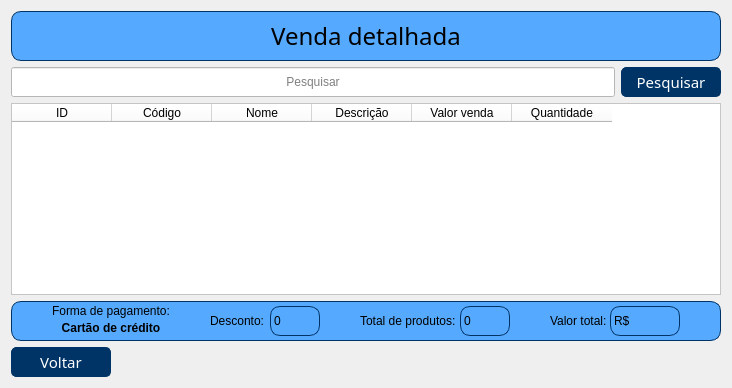
                   <widget class="QWidget" name="page_3">
                    <layout class="QVBoxLayout" name="verticalLayout_38">
                     <item>
                      <widget class="QFrame" name="frame_13">
                       <property name="minimumSize">
                        <size>
                         <width>0</width>
                         <height>50</height>
                        </size>
                       </property>
                       <property name="maximumSize">
                        <size>
                         <width>16777215</width>
                         <height>50</height>
                        </size>
                       </property>
                       <property name="styleSheet">
                        <string notr="true">background-color: rgb(85, 170, 255);
border-width: 1px;
border-color: rgb(0, 51, 102);
border-style: solid;
border-radius: 10px;</string>
                       </property>
                       <property name="frameShape">
                        <enum>QFrame::StyledPanel</enum>
                       </property>
                       <property name="frameShadow">
                        <enum>QFrame::Raised</enum>
                       </property>
                       <layout class="QVBoxLayout" name="verticalLayout_39">
                        <item>
                         <widget class="QLabel" name="label_29">
                          <property name="font">
                           <font>
                            <family>Bell MT</family>
                            <pointsize>18</pointsize>
                           </font>
                          </property>
                          <property name="styleSheet">
                           <string notr="true">border-style: none;
border-radius: 0px;</string>
                          </property>
                          <property name="text">
                           <string>Venda detalhada</string>
                          </property>
                          <property name="alignment">
                           <set>Qt::AlignCenter</set>
                          </property>
                         </widget>
                        </item>
                       </layout>
                      </widget>
                     </item>
                     <item>
                      <layout class="QHBoxLayout" name="horizontalLayout_13">
                       <item>
                        <widget class="QLineEdit" name="entry_pesquisar_4">
                         <property name="minimumSize">
                          <size>
                           <width>0</width>
                           <height>30</height>
                          </size>
                         </property>
                         <property name="styleSheet">
                          <string notr="true">background-color: rgb(255, 255, 255);</string>
                         </property>
                         <property name="alignment">
                          <set>Qt::AlignCenter</set>
                         </property>
                         <property name="placeholderText">
                          <string>Pesquisar</string>
                         </property>
                        </widget>
                       </item>
                       <item>
                        <widget class="QPushButton" name="btn_pesquisar_4">
                         <property name="minimumSize">
                          <size>
                           <width>100</width>
                           <height>30</height>
                          </size>
                         </property>
                         <property name="maximumSize">
                          <size>
                           <width>100</width>
                           <height>30</height>
                          </size>
                         </property>
                         <property name="font">
                          <font>
                           <family>Bell MT</family>
                           <pointsize>11</pointsize>
                          </font>
                         </property>
                         <property name="cursor">
                          <cursorShape>PointingHandCursor</cursorShape>
                         </property>
                         <property name="styleSheet">
                          <string notr="true">QPushButton{
border-style: solid;
selection-color: rgb(255, 0, 0);
border-width: 1px;
border-color: rgb(0, 51, 102);
background-color: rgb(0, 51, 102);
color: rgb(255, 255, 255);
border-radius: 5px;
}

QPushButton:hover{
border-style: solid;
selection-color: rgb(255, 0, 0);
border-width: 1px;
border-color: rgb(0, 51, 102);
background-color: rgb(255, 255, 255);
color: rgb(0, 0, 0);
border-radius: 5px;
}</string>
                         </property>
                         <property name="text">
                          <string>Pesquisar</string>
                         </property>
                        </widget>
                       </item>
                      </layout>
                     </item>
                     <item>
                      <widget class="QTableWidget" name="tb_vendadetalhada">
                       <property name="styleSheet">
                        <string notr="true">background-color: rgb(255, 255, 255);</string>
                       </property>
                       <property name="editTriggers">
                        <set>QAbstractItemView::NoEditTriggers</set>
                       </property>
                       <property name="selectionMode">
                        <enum>QAbstractItemView::SingleSelection</enum>
                       </property>
                       <property name="selectionBehavior">
                        <enum>QAbstractItemView::SelectRows</enum>
                       </property>
                       <column>
                        <property name="text">
                         <string>ID</string>
                        </property>
                       </column>
                       <column>
                        <property name="text">
                         <string>Código</string>
                        </property>
                       </column>
                       <column>
                        <property name="text">
                         <string>Nome</string>
                        </property>
                       </column>
                       <column>
                        <property name="text">
                         <string>Descrição</string>
                        </property>
                       </column>
                       <column>
                        <property name="text">
                         <string>Valor venda</string>
                        </property>
                       </column>
                       <column>
                        <property name="text">
                         <string>Quantidade</string>
                        </property>
                       </column>
                      </widget>
                     </item>
                     <item>
                      <widget class="QFrame" name="frame_15">
                       <property name="minimumSize">
                        <size>
                         <width>0</width>
                         <height>40</height>
                        </size>
                       </property>
                       <property name="maximumSize">
                        <size>
                         <width>16777215</width>
                         <height>40</height>
                        </size>
                       </property>
                       <property name="styleSheet">
                        <string notr="true">background-color: rgb(85, 170, 255);
border-width: 1px;
border-color: rgb(0, 51, 102);
border-style: solid;
border-radius: 10px;</string>
                       </property>
                       <property name="frameShape">
                        <enum>QFrame::StyledPanel</enum>
                       </property>
                       <property name="frameShadow">
                        <enum>QFrame::Raised</enum>
                       </property>
                       <layout class="QHBoxLayout" name="horizontalLayout_18">
                        <property name="spacing">
                         <number>0</number>
                        </property>
                        <property name="leftMargin">
                         <number>0</number>
                        </property>
                        <property name="topMargin">
                         <number>0</number>
                        </property>
                        <property name="rightMargin">
                         <number>0</number>
                        </property>
                        <property name="bottomMargin">
                         <number>0</number>
                        </property>
                        <item>
                         <spacer name="horizontalSpacer_13">
                          <property name="orientation">
                           <enum>Qt::Horizontal</enum>
                          </property>
                          <property name="sizeHint" stdset="0">
                           <size>
                            <width>40</width>
                            <height>20</height>
                           </size>
                          </property>
                         </spacer>
                        </item>
                        <item>
                         <layout class="QVBoxLayout" name="verticalLayout_43">
                          <property name="spacing">
                           <number>0</number>
                          </property>
                          <property name="sizeConstraint">
                           <enum>QLayout::SetMinimumSize</enum>
                          </property>
                          <item alignment="Qt::AlignHCenter|Qt::AlignVCenter">
                           <widget class="QLabel" name="label_32">
                            <property name="styleSheet">
                             <string notr="true">border-style: none;
border-radius: 00px;</string>
                            </property>
                            <property name="text">
                             <string>Forma de pagamento:</string>
                            </property>
                           </widget>
                          </item>
                          <item alignment="Qt::AlignHCenter|Qt::AlignTop">
                           <widget class="QLabel" name="lb_fpagamento_2">
                            <property name="minimumSize">
                             <size>
                              <width>110</width>
                              <height>0</height>
                             </size>
                            </property>
                            <property name="maximumSize">
                             <size>
                              <width>110</width>
                              <height>16777215</height>
                             </size>
                            </property>
                            <property name="font">
                             <font>
                              <weight>75</weight>
                              <bold>true</bold>
                             </font>
                            </property>
                            <property name="styleSheet">
                             <string notr="true">border-style: none;
border-radius: 10px;</string>
                            </property>
                            <property name="text">
                             <string>Cartão de crédito</string>
                            </property>
                            <property name="alignment">
                             <set>Qt::AlignCenter</set>
                            </property>
                           </widget>
                          </item>
                         </layout>
                        </item>
                        <item>
                         <spacer name="horizontalSpacer_14">
                          <property name="orientation">
                           <enum>Qt::Horizontal</enum>
                          </property>
                          <property name="sizeHint" stdset="0">
                           <size>
                            <width>40</width>
                            <height>20</height>
                           </size>
                          </property>
                         </spacer>
                        </item>
                        <item>
                         <widget class="QLabel" name="label_38">
                          <property name="minimumSize">
                           <size>
                            <width>60</width>
                            <height>0</height>
                           </size>
                          </property>
                          <property name="maximumSize">
                           <size>
                            <width>60</width>
                            <height>16777215</height>
                           </size>
                          </property>
                          <property name="styleSheet">
                           <string notr="true">border-style: none;
border-radius: 10px;</string>
                          </property>
                          <property name="text">
                           <string>Desconto:</string>
                          </property>
                         </widget>
                        </item>
                        <item>
                         <widget class="QLabel" name="lb_valordescontovd">
                          <property name="minimumSize">
                           <size>
                            <width>50</width>
                            <height>30</height>
                           </size>
                          </property>
                          <property name="maximumSize">
                           <size>
                            <width>50</width>
                            <height>30</height>
                           </size>
                          </property>
                          <property name="text">
                           <string>0</string>
                          </property>
                         </widget>
                        </item>
                        <item>
                         <spacer name="horizontalSpacer_15">
                          <property name="orientation">
                           <enum>Qt::Horizontal</enum>
                          </property>
                          <property name="sizeHint" stdset="0">
                           <size>
                            <width>40</width>
                            <height>20</height>
                           </size>
                          </property>
                         </spacer>
                        </item>
                        <item>
                         <widget class="QLabel" name="label_40">
                          <property name="minimumSize">
                           <size>
                            <width>100</width>
                            <height>0</height>
                           </size>
                          </property>
                          <property name="maximumSize">
                           <size>
                            <width>60</width>
                            <height>16777215</height>
                           </size>
                          </property>
                          <property name="styleSheet">
                           <string notr="true">border-style: none;
border-radius: 10px;</string>
                          </property>
                          <property name="text">
                           <string>Total de produtos:</string>
                          </property>
                         </widget>
                        </item>
                        <item>
                         <widget class="QLabel" name="lb_valorprodutos_vd">
                          <property name="minimumSize">
                           <size>
                            <width>50</width>
                            <height>30</height>
                           </size>
                          </property>
                          <property name="maximumSize">
                           <size>
                            <width>50</width>
                            <height>30</height>
                           </size>
                          </property>
                          <property name="text">
                           <string>0</string>
                          </property>
                         </widget>
                        </item>
                        <item>
                         <spacer name="horizontalSpacer_16">
                          <property name="orientation">
                           <enum>Qt::Horizontal</enum>
                          </property>
                          <property name="sizeHint" stdset="0">
                           <size>
                            <width>40</width>
                            <height>20</height>
                           </size>
                          </property>
                         </spacer>
                        </item>
                        <item>
                         <widget class="QLabel" name="label_41">
                          <property name="minimumSize">
                           <size>
                            <width>60</width>
                            <height>0</height>
                           </size>
                          </property>
                          <property name="maximumSize">
                           <size>
                            <width>60</width>
                            <height>16777215</height>
                           </size>
                          </property>
                          <property name="styleSheet">
                           <string notr="true">border-style: none;
border-radius: 10px;</string>
                          </property>
                          <property name="text">
                           <string>Valor total:</string>
                          </property>
                         </widget>
                        </item>
                        <item>
                         <widget class="QLabel" name="lb_valortotal_vd">
                          <property name="minimumSize">
                           <size>
                            <width>70</width>
                            <height>30</height>
                           </size>
                          </property>
                          <property name="maximumSize">
                           <size>
                            <width>0</width>
                            <height>30</height>
                           </size>
                          </property>
                          <property name="text">
                           <string>R$</string>
                          </property>
                         </widget>
                        </item>
                        <item>
                         <spacer name="horizontalSpacer_12">
                          <property name="orientation">
                           <enum>Qt::Horizontal</enum>
                          </property>
                          <property name="sizeHint" stdset="0">
                           <size>
                            <width>40</width>
                            <height>20</height>
                           </size>
                          </property>
                         </spacer>
                        </item>
                       </layout>
                      </widget>
                     </item>
                     <item>
                      <widget class="QPushButton" name="btn_pesquisar_5">
                       <property name="minimumSize">
                        <size>
                         <width>100</width>
                         <height>30</height>
                        </size>
                       </property>
                       <property name="maximumSize">
                        <size>
                         <width>100</width>
                         <height>30</height>
                        </size>
                       </property>
                       <property name="font">
                        <font>
                         <family>Bell MT</family>
                         <pointsize>11</pointsize>
                        </font>
                       </property>
                       <property name="cursor">
                        <cursorShape>PointingHandCursor</cursorShape>
                       </property>
                       <property name="styleSheet">
                        <string notr="true">QPushButton{
border-style: solid;
selection-color: rgb(255, 0, 0);
border-width: 1px;
border-color: rgb(0, 51, 102);
background-color: rgb(0, 51, 102);
color: rgb(255, 255, 255);
border-radius: 5px;
}

QPushButton:hover{
border-style: solid;
selection-color: rgb(255, 0, 0);
border-width: 1px;
border-color: rgb(0, 51, 102);
background-color: rgb(255, 255, 255);
color: rgb(0, 0, 0);
border-radius: 5px;
}</string>
                       </property>
                       <property name="text">
                        <string>Voltar</string>
                       </property>
                      </widget>
                     </item>
                    </layout>
                   </widget>
